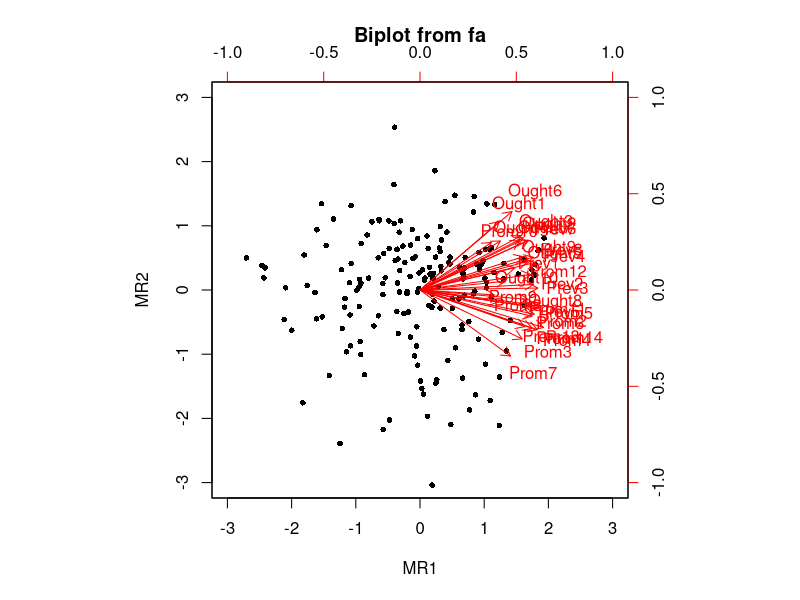
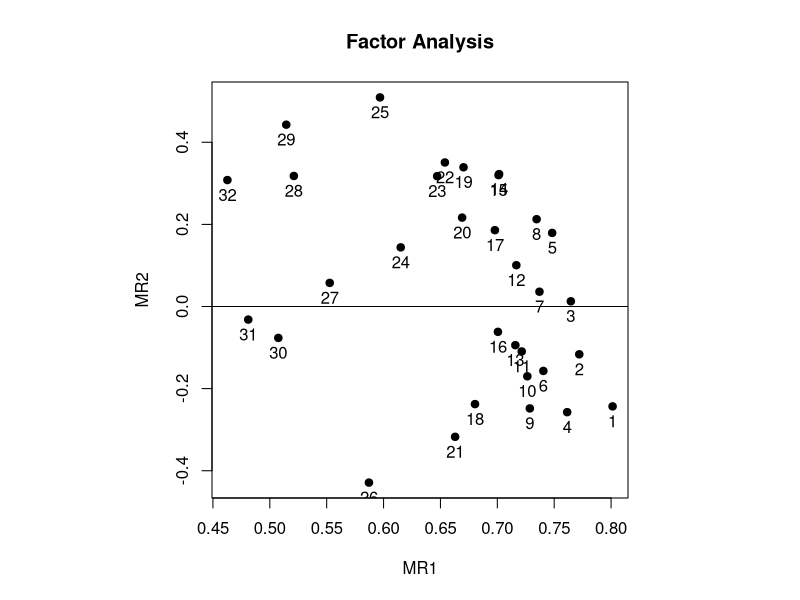
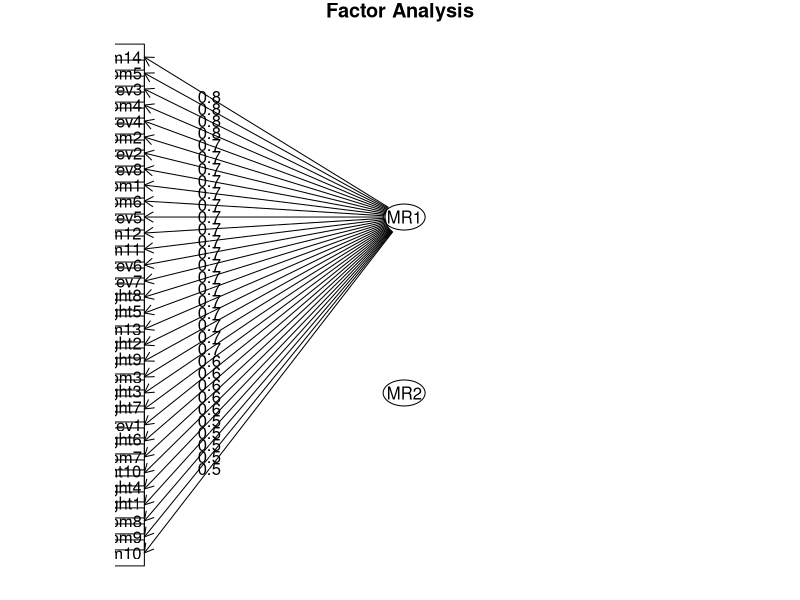
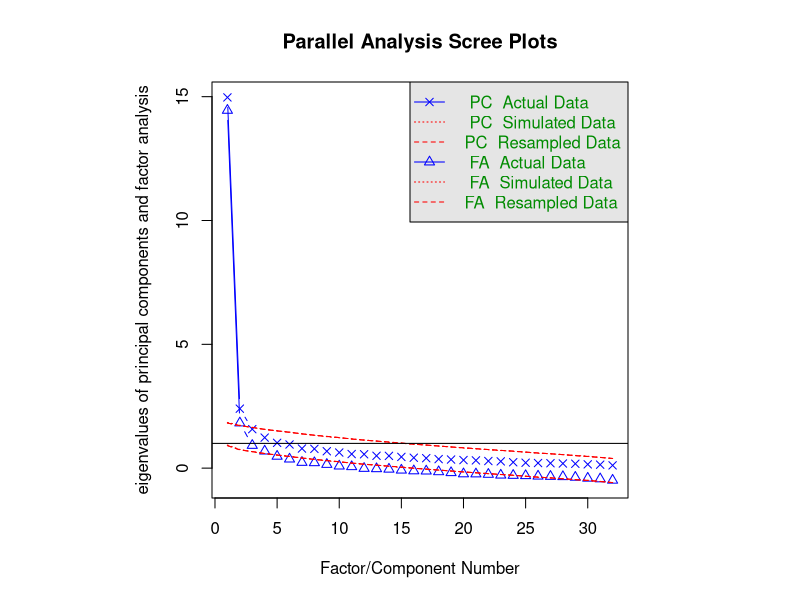

Reproduce these figures in R, in order. (Note: this script raises an error after producing the figures.)
set.seed(123) # Set seed for reproducibility of analysis

# Read in data
my_data <- read.csv("data.csv", header = TRUE, sep = ",")

# Install required packages if not already installed
install.packages("psych")  # For EFA
install.packages("lavaan") # For CFA

# load EFA package
library(psych)

# Split dataset for EFA and CFA
N <- nrow(my_data)
indices <- 1:N
indices_EFA <- sample(indices, floor(0.5 * N))
indices_CFA <- indices[!(indices %in% indices_EFA)]
data_EFA <- my_data[indices_EFA, ]
data_CFA <- my_data[indices_CFA, ]

## EFA ##

# Set up groupings of variables for EFA
group5 <- c(24:33,45:66)
efa_results <- fa(data_EFA[, group5], nfactors = 2, rotate = "geominT")
efa_results <- fa.sort(efa_results)
print(efa_results)

biplot.psych(efa_results)
fa.plot(efa_results)
fa.diagram(efa_results)
fa.parallel(data_EFA[, group5])

# load CFA package
library(lavaan)

## Define CFA models ##

# Group 1: Intended Effort and Attitudes to Learning English
Group1.1 <- ' factor1 =~ Intend1 + Intend2 + Intend3 + Intend4 + Intend5 + Intend6 + Intend7 +
              Intend8 + Intend9 + Intend10 + ATLE1 + ATLE2 + ATLE3 + ATLE4 + ATLE5 '

Group1.2 <- ' factor1 =~ Intend1 + Intend2 + Intend3 + Intend4 + Intend5 + Intend6 + Intend7 +
              Intend8 + Intend9 + Intend10
              factor2 =~ ATLE1 + ATLE2 + ATLE3 + ATLE4 + ATLE5 '

# Group 2: Attitudes to L2 Community and Cultural Interest
Group2.1 <- ' factor1 =~ Comm1 + Comm2 + Comm3 + Comm4 + Culture1 + Culture2 + Culture3 + Culture4 '

Group2.2 <- ' factor1 =~ Comm1 + Comm2 + Comm3 + Comm4
              factor2 =~ Culture1 + Culture2 + Culture3 + Culture4 '

# Group 3: Auditory Style and Visual Style
Group3.1 <- ' factor1 =~ Audit1 + Audit2 + Audit3 + Audit4 + Audit5 +
              Visual1 + Visual2 + Visual3 + Visual4 + Visual5 '

Group3.2 <- ' factor1 =~ Audit1 + Audit2 + Audit3 + Audit4 + Audit5
              factor2 =~ Visual1 + Visual2 + Visual3 + Visual4 + Visual5 '

# Group 4: Feared L2 Self and Negative Changes of the Future L2 Self-image
Group4.1 <- ' factor1 =~ Feared1 + Feared2 + Feared3 + Feared4 +
              Neg1 + Neg2 '

Group4.2 <- ' factor1 =~ Feared1 + Feared2 + Feared3 + Feared4
              factor2 =~ Neg1 + Neg2 '

# Group 5: Ought-to L2 Self, Instrumentality–Promotion, and Instrumentality–Prevention
Group5.1 <- ' factor1 =~ Ought1 + Ought2 + Ought3 + Ought4 + Ought5 + Ought6 + Ought7 + Ought8 + Ought9 + Ought10 +
              Prom1 + Prom2 + Prom3 + Prom4 + Prom5 + Prom6 + Prom7 + Prom8 + Prom9 + Prom10 + Prom11 + 
              Prom12 + Prom13 + Prom14 + Prev1 + Prev2 + Prev3 + Prev4 + Prev5 + Prev6 + Prev7 + Prev8 '

Group5.2 <- ' factor1 =~ Ought1 + Ought2 + Ought3 + Ought4 + Ought5 + Ought6 + Ought7 + Ought8 + Ought9 + Ought10 
              factor2 =~ Prom1 + Prom2 + Prom3 + Prom4 + Prom5 + Prom6 + Prom7 + Prom8 + Prom9 + Prom10 + Prom11 + 
              Prom12 + Prom13 + Prom14
              factor3 =~ Prev1 + Prev2 + Prev3 + Prev4 + Prev5 + Prev6 + Prev7 + Prev8 '

# Group 6: Ideal L2 Self, Linguistic Self-Confidence, Imagery Capacity, and Positive Changes 
#          of the Future L2 Self-image
Group6.1 <- ' factor1 =~ Ideal1 + Ideal2 + Ideal3 + Ideal4 + Ideal5 + Ideal6 + Ideal7 + Ideal8 + Ideal9 + Ideal10 +
              Conf1 + Conf2 + Conf3 + Conf4 + iCapa1 + iCapa2 + iCapa3 + iCapa4 + iCapa5 + Pos1 + Pos2 + Pos3 '

Group6.2 <- ' factor1 =~ Ideal1 + Ideal2 + Ideal3 + Ideal4 + Ideal5 + Ideal6 + Ideal7 + Ideal8 + Ideal9 + Ideal10
              factor2 =~ Conf1 + Conf2 + Conf3 + Conf4
              factor3 =~ iCapa1 + iCapa2 + iCapa3 + iCapa4 + iCapa5
              factor4 =~ Pos1 + Pos2 + Pos3  '

##Fit models to data ##

# Group 1
fit1.1 <- cfa(Group1.1, data_CFA, std.lv = TRUE, estimator = "WLSMV", ordered = TRUE)
fit1.2 <- cfa(Group1.2, data_CFA, std.lv = TRUE, estimator = "WLSMV", ordered = TRUE)
# Compare models
av1 <- anova(fit1.1, fit1.2)

# Group 2
fit2.1 <- cfa(Group2.1, data_CFA, std.lv = TRUE, estimator = "WLSMV", ordered = TRUE)
fit2.2 <- cfa(Group2.2, data_CFA, std.lv = TRUE, estimator = "WLSMV", ordered = TRUE)
# Compare models
av2 <- anova(fit2.1, fit2.2)

# Group 3
fit3.1 <- cfa(Group3.1, data_CFA, std.lv = TRUE, estimator = "WLSMV", ordered = TRUE)
fit3.2 <- cfa(Group3.2, data_CFA, std.lv = TRUE, estimator = "WLSMV", ordered = TRUE)
# Compare models
av3 <- anova(fit3.1, fit3.2)

# Group 4
fit4.1 <- cfa(Group4.1, data_CFA, std.lv = TRUE, estimator = "WLSMV", ordered = TRUE)
fit4.2 <- cfa(Group4.2, data_CFA, std.lv = TRUE, estimator = "WLSMV", ordered = TRUE)
# Compare models
av4 <- anova(fit4.1, fit4.2)

# Group 5
fit5.1 <- cfa(Group5.1, data_CFA, std.lv = TRUE, estimator = "WLSMV", ordered = TRUE)
fit5.2 <- cfa(Group5.2, data_CFA, std.lv = TRUE, estimator = "WLSMV", ordered = TRUE)
# Compare models
av5 <- anova(fit5.1, fit5.2)

# Group 6
fit6.1 <- cfa(Group6.1, data_CFA, std.lv = TRUE, estimator = "WLSMV", ordered = TRUE)
fit6.2 <- cfa(Group6.2, data_CFA, std.lv = TRUE, estimator = "WLSMV", ordered = TRUE)
# Compare models
av6 <- anova(fit6.1, fit6.2)

# Print results
summary(fit1.1, fit.measures = TRUE, standardized = TRUE, rsquare = TRUE)
summary(fit1.2, fit.measures = TRUE, standardized = TRUE, rsquare = TRUE)
